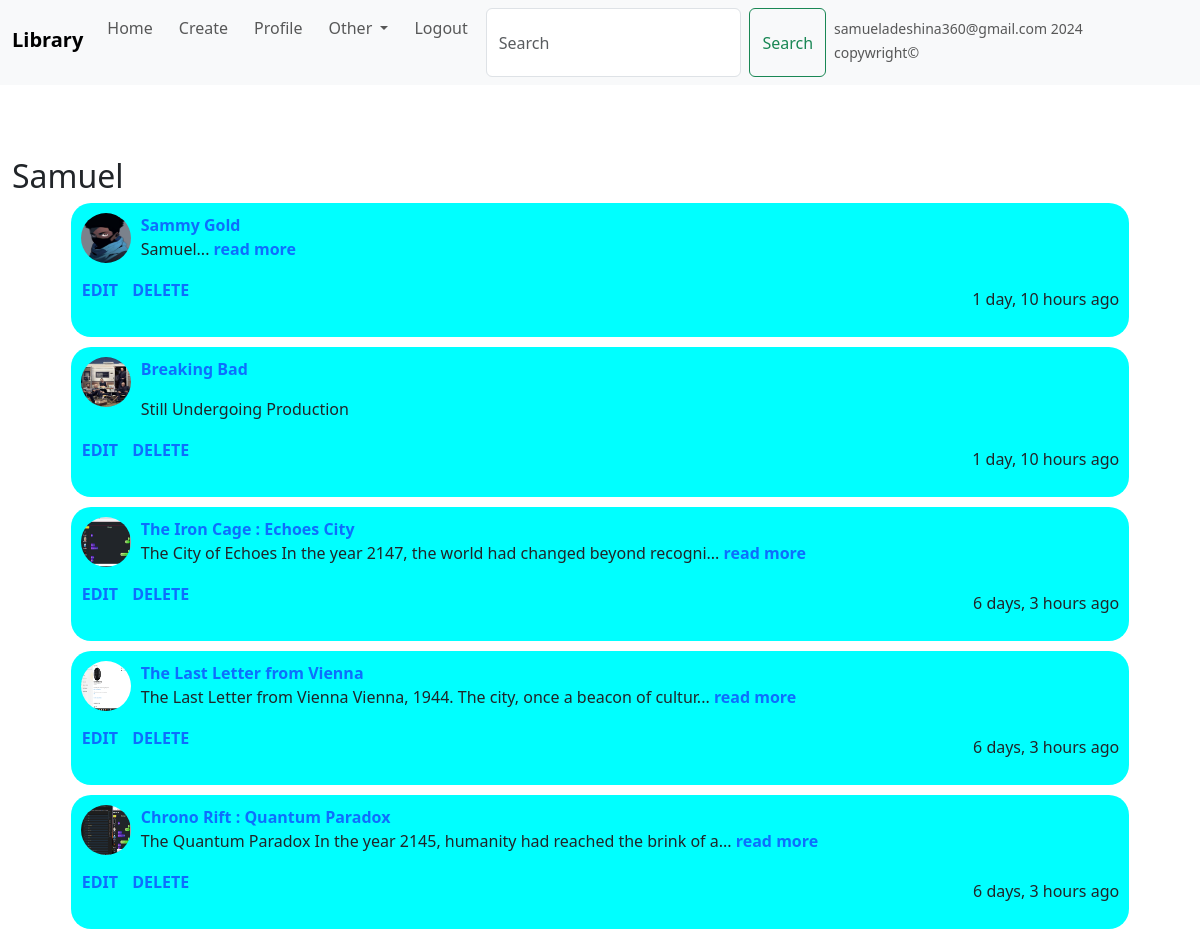
Before: /profile/Samuel (signed in, upper part) with the older database file.
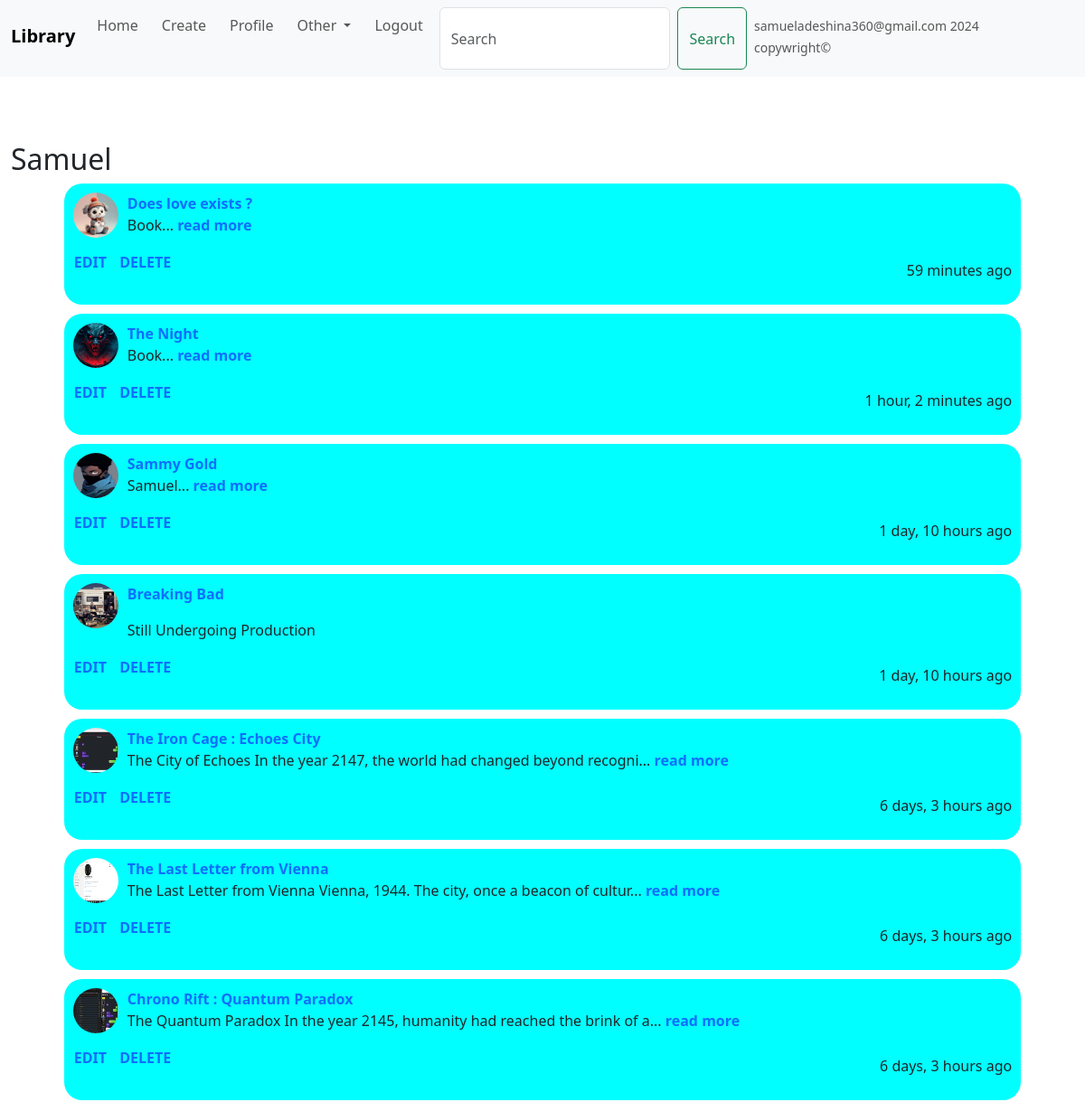
After: the same page with the newer database file.
### main/models.py (models this page shows, shortened)
class Book(models.Model):
    author = models.ForeignKey(User, on_delete=models.CASCADE, null=True, blank=True)
    title = models.CharField(max_length=300)
    cover = models.ImageField(upload_to='images/', default="images/all.jpg")
    description = models.TextField(max_length=50000, null=True, blank=True)
    genre = models.ManyToManyField(Genre, related_name='genres', blank=True)
    body = models.TextField(null=True, blank=True, default="Book")
    date_added = models.DateTimeField(auto_now_add=True)
    class Meta:
        ordering = ['-date_added']

### main/views.py (the view)
# urls.py: path('profile/<str:username>', views.UserProfile, name='profile'),
@login_required(login_url='login')
def UserProfile(request, username):
    user = User.objects.get(username=username)
    books = Book.objects.filter( author = user ).order_by('-date_added')
    context = {'books' : books, 'user':user}
    return render(request, 'main/profile.html', context)

### main/templates/main/profile.html (shortened to what this page needs)
{% extends 'base.html' %}
{% block content %}
<br>
<h2>
    <marquee behavior="alternate" direction="left" scrollamount="2" scrolldelay="10">
        {{ user.username }}
    </marquee>
</h2>
    {% for book in books %}
            <div class="mai">
                <img src="{{ book.cover.url }}" alt="{{ book.title }}" class="pimga">
                <p><a href="{% url 'read'  book.id %}">{{ book.title }}</a>
                    {% if book.body|length != 0 %}
                        <br>
                        {{ book.body|slice:'80' }}...<a href="{% url 'read'  book.id %}"> read more</a>
                    {% else %}
                        <p>Still Undergoing Production</p>
                    {% endif %}
                <p class="date">{{ book.date_added|timesince }} ago</p></p>
                {% if book.author == request.user or request.user.is_superuser %}
                <div class="options">
                    <a href="{% url 'body' book.id %}">EDIT</a>
                    <a href="{% url 'delete' book.id %}">DELETE</a>
                </div>
                {% endif %}
                <br>
            </div>
    {% endfor %}
{% endblock %}

Changed rows visible on the page:
added Book: cover (picture), title "Does love exists ?", body "Book", date_added "59 minutes", shows "EDIT"
added Book: cover (picture), title "The Night", body "Book", date_added "1 hour, 2 minutes", shows "EDIT"
